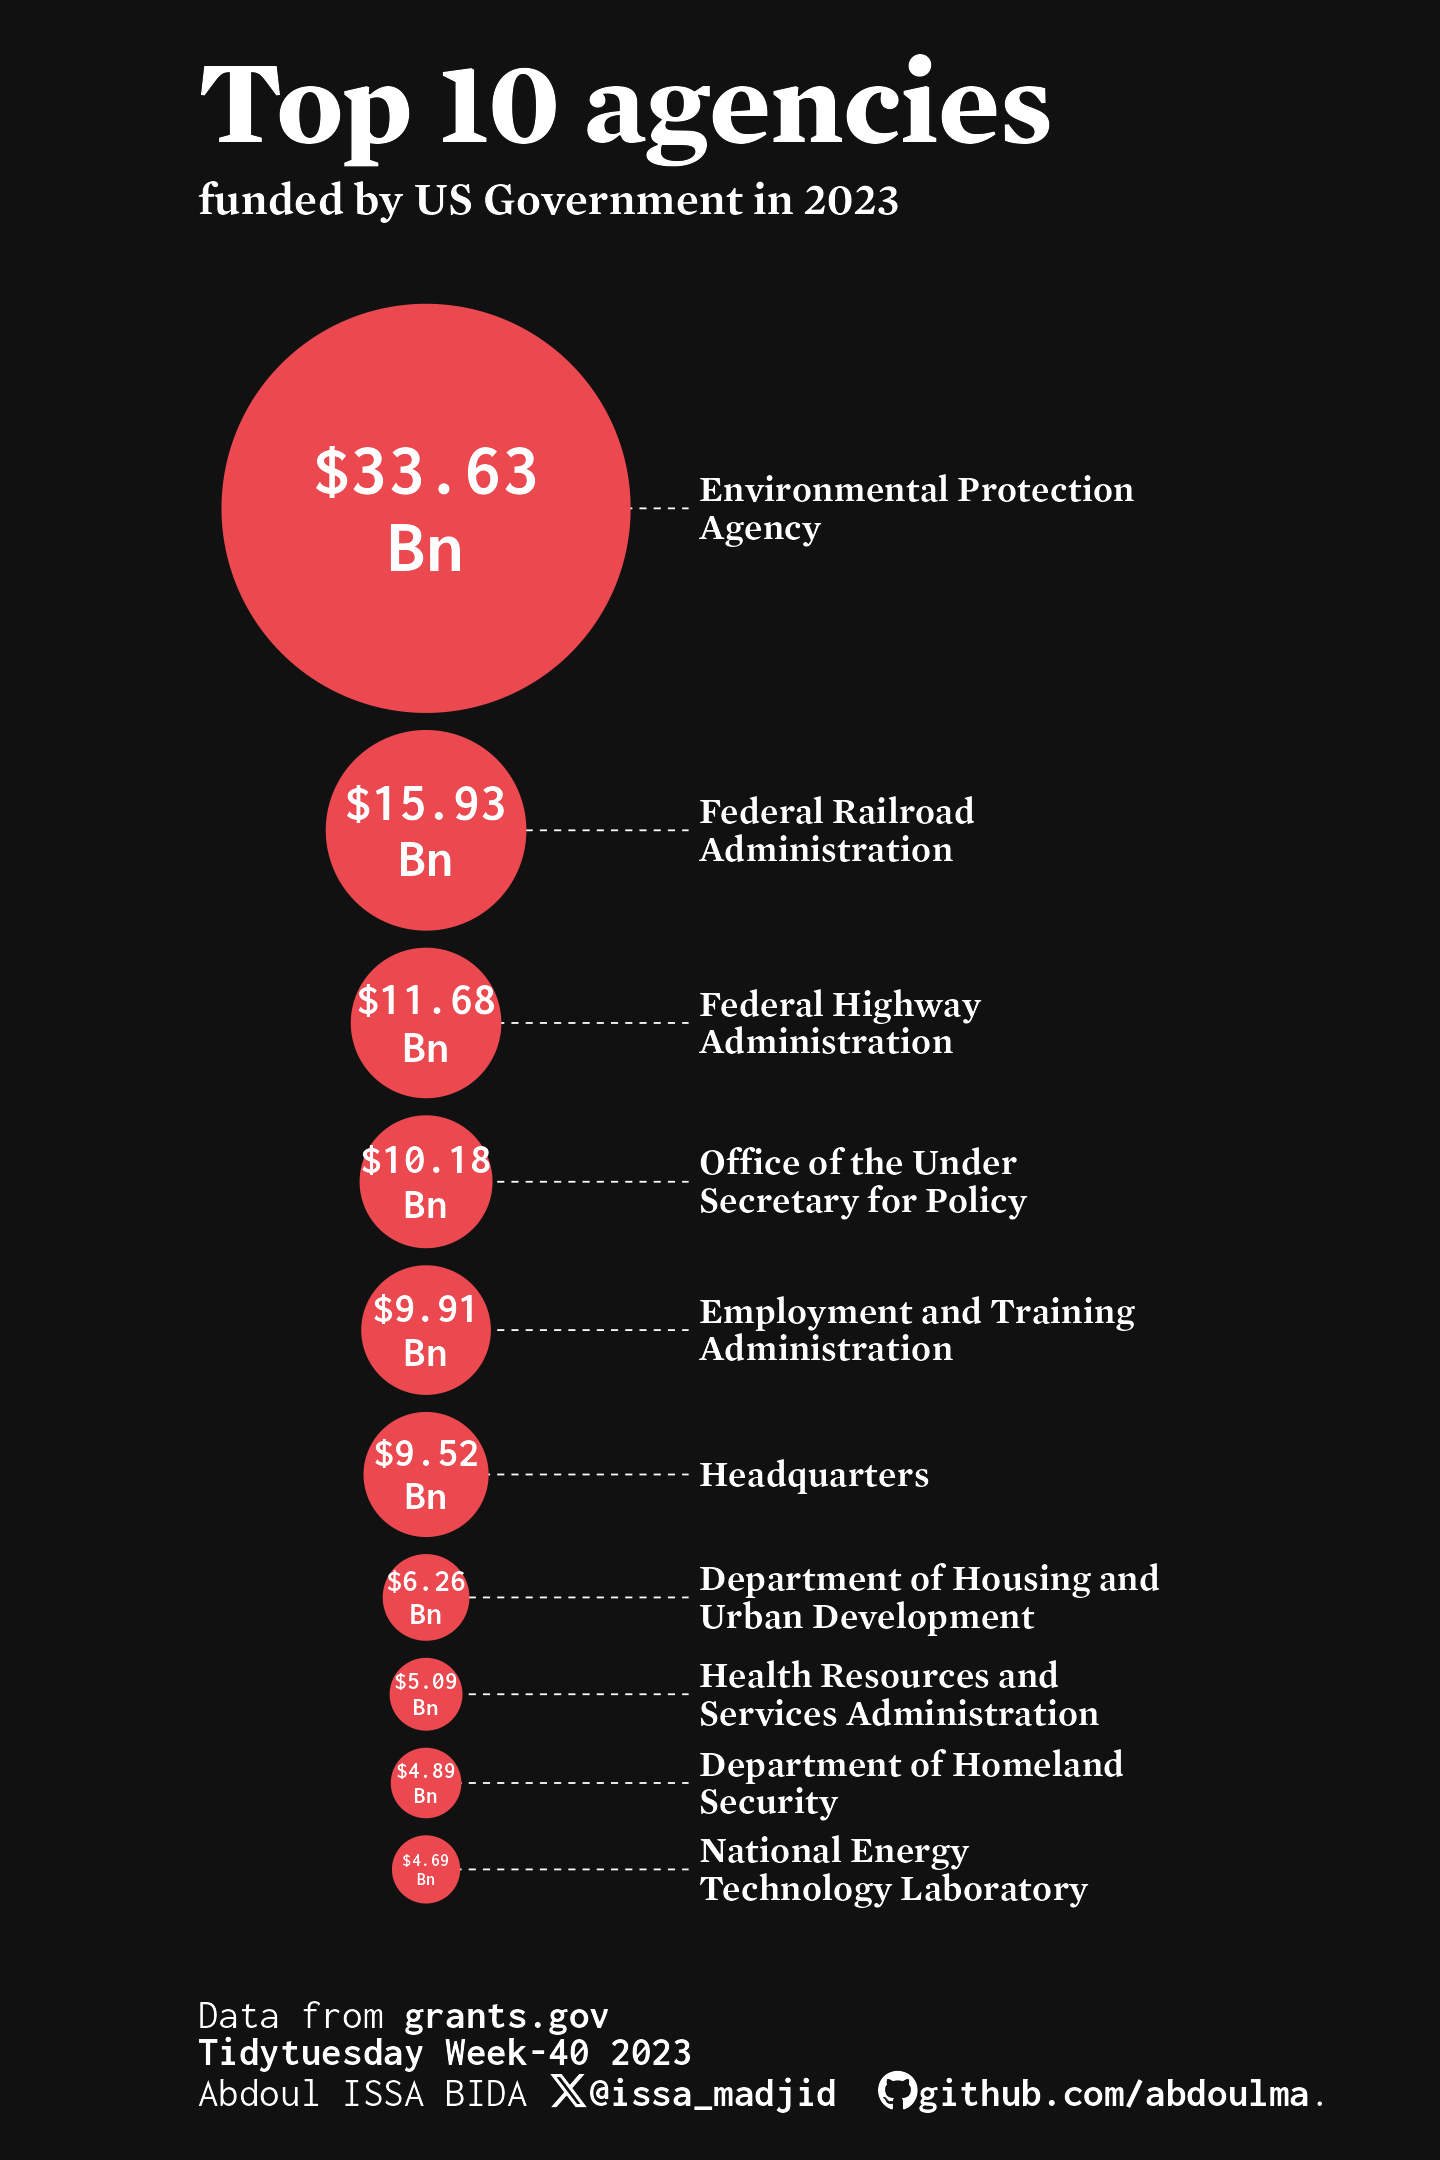

Source code (R):
# Load Libraries ----------------------------------------------------------
library(tidyverse)
library(ggtext)
library(ggforce)

# Data Wrangling ----------------------------------------------------------
grants <- readr::read_csv("https://raw.githubusercontent.com/rfordatascience/tidytuesday/master/data/2023/2023-10-03/grants.csv")

top_2023_grants <- grants |>
  count(year = format(posted_date, "%Y"), agency_name, wt = estimated_funding, name = "total") |>
  arrange(desc(year), desc(total)) |>
  slice(1:10)

top_2023_grants <- top_2023_grants |>
  mutate(
    agency_name = fct_recode(agency_name,
      "Federal Railroad Administration" = "DOT - Federal Railroad Administration",
      "Federal Highway Administration" = "DOT Federal Highway Administration",
      "Office of the Under Secretary for Policy" = "69A345 Office of the Under Secretary for Policy",
      "Department of Homeland Security" = "Department of Homeland Security - FEMA"
    )
  )

top_2023_grants <- top_2023_grants |>
  mutate(total_scaled = total / 1e9)

total_range <- range(top_2023_grants$total_scaled)

top_grants_final_df <- top_2023_grants |>
  mutate(total_scaled = scales::rescale(total_scaled, to = c(1, 6), from = total_range)) |>
  arrange(total) |>
  mutate(
    row_num = row_number(),
    .before = 1
  ) |>
  mutate(
    total_lag = lag(total_scaled, default = 0),
    agency_y = cumsum(total_lag) + (row_num - 1) * 0.25 + total_scaled / 2
  )


# Graphic -----------------------------------------------------------------
top_grants_final_df |>
  ggplot() +
  geom_segment(aes(x = 0, xend = 3.85, y = agency_y, yend = agency_y),
    linetype = "dashed", linewidth = 0.25, color = "#FFFFFF"
  ) +
  geom_circle(aes(x0 = 0, y0 = agency_y, r = total_scaled / 2), fill = "#EB494F", color = NA) +
  geom_text(aes(x = 0, y = agency_y, label = scales::dollar(total / 1e9, suffix = "\nBn"), size = total_scaled),
    family = "Inconsolata",
    fontface = "bold",
    color = "#FFFFFF",
    lineheight = 0.85
  ) +
  geom_text(aes(x = 4, y = agency_y, label = str_wrap(agency_name, 25)),
    hjust = 0, color = "#FFFFFF",
    family = "M G1 Semibold",
    lineheight = 0.85
  ) +
  labs(
    title = "Top 10 agencies",
    subtitle = "funded by US Government in 2023",
    caption = "Data from **grants.gov**<br/>**Tidytuesday Week-40 2023**<br/>Abdoul ISSA BIDA <span style='font-family: \"Font Awesome 6 Brands\"'>&#xe61b;</span>**@issa_madjid** <span style='font-family: \"Font Awesome 6 Brands\"'>&#xf09b;</span>**github.com/abdoulma**.",
  ) +
  scale_size(
    range = c(2, 8),
    guide = "none"
  ) +
  coord_equal(clip = "off") +
  theme_void() +
  theme(
    plot.title = element_text(color = "#FFFFFF", family = "M G1 Bold", hjust = 0, size = rel(3.25)),
    plot.subtitle = element_text(color = "#FFFFFF", family = "M G1 Semibold", hjust = 0, size = rel(1.25)),
    plot.caption = element_markdown(color = "#FFFFFF", family = "Inconsolata", hjust = 0, size = rel(1.125)),
    plot.background = element_rect(fill = "#111111", color = NA),
    plot.margin = margin(c(0.5, 1, 0.5, -4.5), unit = "cm")
  )

# Saving ------------------------------------------------------------------
path <- here::here("2023", "2023_w40", "tidytuesday_2023_w40")
ggsave(filename = glue::glue("{path}.png"), width = 6, height = 9, device = ragg::agg_png, dpi = 240)
